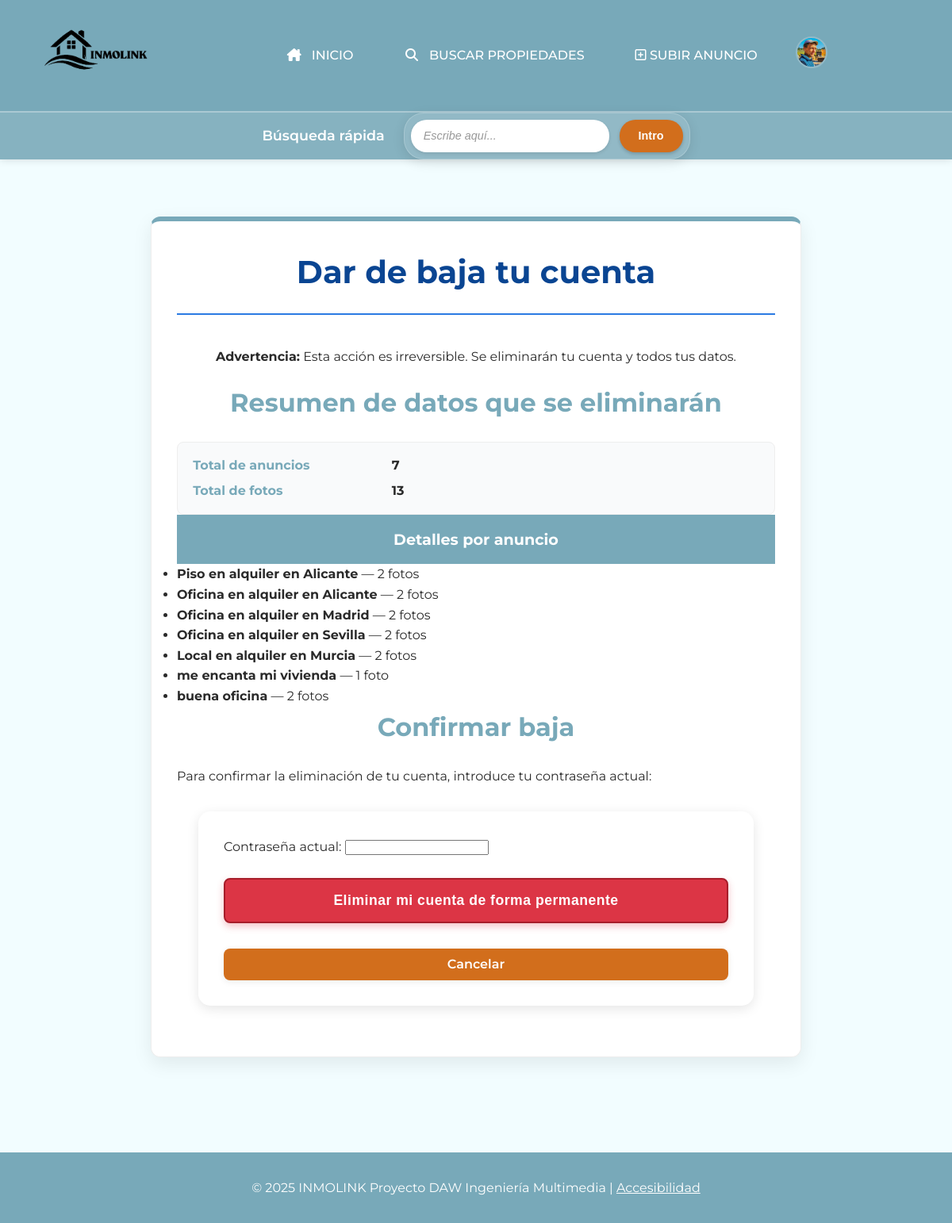
Page /respuesta_baja.php (signed in) on the committed database.
### tables this page shows
CREATE TABLE `anuncios` (
  `IdAnuncio` int(11) NOT NULL,
  `TAnuncio` smallint(5) UNSIGNED DEFAULT NULL,
  `TVivienda` smallint(5) UNSIGNED DEFAULT NULL,
  `FPrincipal` varchar(255) DEFAULT NULL,
  `Alternativo` varchar(255) NOT NULL,
  `Titulo` varchar(255) DEFAULT NULL,
  `Precio` decimal(12,2) DEFAULT NULL,
  `Texto` text DEFAULT NULL,
  `Ciudad` varchar(255) DEFAULT NULL,
  `Pais` int(11) DEFAULT NULL,
  `Superficie` decimal(10,2) DEFAULT NULL,
  `NHabitaciones` int(11) DEFAULT NULL,
  `NBanyos` int(11) DEFAULT NULL,
  `Planta` int(11) DEFAULT NULL,
  `Anyo` int(11) DEFAULT NULL,
  `FRegistro` datetime NOT NULL DEFAULT current_timestamp(),
  `Usuario` int(11) DEFAULT NULL
);

### respuesta_baja.php (the view, shortened to what this page needs)
<?php
if (!function_exists('h')) { function h($v){ return htmlspecialchars($v ?? '', ENT_QUOTES, 'UTF-8'); } }
$usuario_id = isset($_SESSION['usuario_id']) ? (int)$_SESSION['usuario_id'] : 0;
$db = get_db();
        ?>
        <?php
try {
    $stmt = $db->prepare('SELECT IdAnuncio, Titulo FROM anuncios WHERE Usuario = ? ORDER BY IdAnuncio');
    $stmt->bind_param('i', $usuario_id);
    $stmt->execute();
    $res = $stmt->get_result();
    $anuncios = [];
    while ($row = $res->fetch_assoc()) {
        $anuncios[] = $row;
    }
    $anuncios_detalle = [];
    $total_fotos = 0;
    if (!empty($anuncios)) {
        $stmt_fotos = $db->prepare('SELECT COUNT(*) as num_fotos FROM fotos WHERE Anuncio = ?');
        foreach ($anuncios as $anuncio) {
            $id_anuncio = (int)$anuncio['IdAnuncio'];
            $stmt_fotos->bind_param('i', $id_anuncio);
            $stmt_fotos->execute();
            $res_fotos = $stmt_fotos->get_result();
            $row_fotos = $res_fotos->fetch_assoc();
            $num_fotos = (int)($row_fotos['num_fotos'] ?? 0);
            $anuncios_detalle[] = [
                'id' => $id_anuncio,
                'titulo' => $anuncio['Titulo'],
                'fotos' => $num_fotos
            ];
            $total_fotos += $num_fotos;
        }
    }
    $num_anuncios = count($anuncios);
} catch (Exception $ex) {
    error_log('Error obteniendo resumen: ' . $ex->getMessage());
    $anuncios_detalle = [];
    $num_anuncios = 0;
    $total_fotos = 0;
}
require_once __DIR__ . '/includes/cabecera.php';
?>
<main>
    <article class="mensaje-contenedor">
        <header>
            <h1>Dar de baja tu cuenta</h1>
            <p class="lead"><strong>Advertencia:</strong> Esta acción es irreversible. Se eliminarán tu cuenta y todos tus datos.</p>
        </header>
        <section aria-labelledby="resumen-datos">
            <h2 id="resumen-datos">Resumen de datos que se eliminarán</h2>
            <dl>
                <dt>Total de anuncios</dt>
                <dd><strong><?php echo (int)$num_anuncios; ?></strong></dd>
                <dt>Total de fotos</dt>
                <dd><strong><?php echo (int)$total_fotos; ?></strong></dd>
            </dl>
            <?php if (!empty($anuncios_detalle)): ?>
                <h3>Detalles por anuncio</h3>
                <ul>
                <?php foreach ($anuncios_detalle as $ad): ?>
                    <li>
                        <strong><?php echo h($ad['titulo']); ?></strong>
                        — <?php echo (int)$ad['fotos']; ?> foto<?php echo $ad['fotos'] !== 1 ? 's' : ''; ?>
                    </li>
                <?php endforeach; ?>
                </ul>
            <?php else: ?>
                <p><em>No tienes anuncios registrados.</em></p>
            <?php endif; ?>
        </section>
        <section aria-labelledby="confirmar-baja">
            <h2 id="confirmar-baja">Confirmar baja</h2>
            <p>Para confirmar la eliminación de tu cuenta, introduce tu contraseña actual:</p>
            <form action="/daw/respuesta_baja" method="post" novalidate>
                <label for="password">Contraseña actual:</label>
                <input type="password" id="password" name="password" required>
                <br><br>
                <div class="contenedor-botones-baja">
                    <button type="submit" name="confirmar_baja" value="1" class="boton-baja-peligro">
                         Eliminar mi cuenta de forma permanente
                    </button>
                    <a href="/daw/mi_perfil" class="boton-enlace">Cancelar</a>
                </div>
            </form>
        </section>
    </article>
</main>
<?php require_once __DIR__ . '/includes/pie.php'; ?>

### css/inmolink.css (style rules this page uses)
article { background-color: #fff; border-radius: 12px; box-shadow: 0 4px 12px rgba(0,0,0,0.1); overflow: hidden; transition: var(--transicion); border: 1px solid #eee; }
article h3 { background-color: var(--color-secundario); color: #fff; padding: 1rem; margin: 0; font-size: 1.2rem; text-align: center; }
article a { display: block; padding: 1rem; text-align: center; }
.boton-enlace { background: var(--color-primario); color: #fff; padding: 0.45rem 0.8rem; border-radius: 8px; text-decoration: none; display: inline-block; font-weight: 600; }
form { background: #fff; padding: 2rem; border-radius: 15px; box-shadow: 0 4px 15px rgba(0,0,0,0.1); max-width: 700px; margin: 2rem auto; transition: var(--transicion); }
form, fieldset, .radio-group, .radio-group label, fieldset label { min-width: 0; }
body { overflow-x: hidden; }
.mensaje-contenedor { background-color: #fff; padding: 2rem; border-radius: 12px; box-shadow: 0 8px 25px rgba(0,0,0,0.08); max-width: 820px; margin: 2.5rem auto; border-top: 6px solid var(--color-secundario); }
.mensaje-contenedor header { display: block; grid-template-columns: none; grid-template-rows: none; grid-template-areas: none; align-items: initial; padding: 0; box-shadow: none; text-align: center; background: none !important; color: inherit !important; margin-bottom: 1rem; }
.mensaje-contenedor .lead { margin-top: 0.4rem; margin-bottom: 1.2rem; color: var(--color-texto); font-size: 1rem; }
.mensaje-contenedor dl { display: grid; grid-template-columns: 1fr 2fr; gap: 0.4rem 1.2rem; background: #f9fafb; padding: 1rem 1.2rem; border-radius: 8px; border: 1px solid #eee; }
.mensaje-contenedor dt { font-weight: 700; color: var(--color-secundario); align-self: start; }
.mensaje-contenedor dd { margin: 0; color: var(--color-texto); }
.mensaje-contenedor dd, .mensaje-contenedor dd output, .mensaje-contenedor dd .field-value { white-space: pre-wrap; overflow-wrap: break-word; word-break: break-word; display: block; }
.contenedor-botones-baja { display: flex; flex-direction: column; gap: 1rem; }
.boton-baja-peligro { display: block; width: 100%; background-color: #dc3545; color: #fff; font-weight: 700; font-size: 1.1rem; border: 2px solid #a71d2a; border-radius: 8px; padding: 1rem; cursor: pointer; transition: all 0.3s ease; box-shadow: 0 4px 10px rgba(220, 53, 69, 0.3); text-align: center; letter-spacing: 0.5px; }

### css/noche.css (style rules this page uses)
html { filter: invert(1) hue-rotate(180deg); background-color: #111; }

### css/alto_contraste.css (style rules this page uses)
:root { --color-primario: #fead0a; --color-secundario: #004080; --color-acento: #ffea00; --color-texto: #000000; --color-fondo: #e6d257; --color-footer-bg: #002b5c; --color-footer-texto: #ffe62d; --color-mensaje-fondo: #f2f2f2; --color-mensaje-texto: #000000; --color-mensaje-borde: #000000; }

### css/texto_grande.css (style rules this page uses)
p, li, dd { margin-bottom: 0.8em; }
a { text-decoration: underline; text-underline-offset: 0.2em; text-decoration-thickness: 2px; }
:where(a, button, input, select, textarea, summary, [tabindex]) :focus-visible { outline: 3px solid var(--color-secundario); outline-offset: 3px; }
:where(a, button, input[type="button"], input[type="submit"], input[type="reset"], .boton-enlace) { min-height: 44px; min-width: 44px; }
.boton-enlace { font-size: 1.1em; padding: 0.9em 1.6em; }
article h3 { font-size: 1.4rem; }
main { padding: 2.2rem; }

### css/texto_grande_dislexia.css (style rules this page uses)
body { font-family: 'OpenDyslexic', system-ui, -apple-system, Segoe UI, Roboto, Arial, sans-serif; line-height: 1.8; }

### css/variables.css (style rules this page uses)
:root { --color-primario: #d26e1c; --color-secundario: #78a9b9; --color-terciario: #39c1da; --color-texto: #2a2a2a; --color-fondo: #f2fdff; --color-footer-bg: #78a9b9; --color-footer-texto: #ffffff; --transicion: all 0.3s ease; --color-mensaje-fondo: #f9f9f9; --color-mensaje-texto: #333; --color-mensaje-borde: #d26e1c; }

### css/base.css (style rules this page uses)
* { box-sizing: border-box; margin: 0; padding: 0; }
body { font-family: 'Montserrat', sans-serif; background-color: var(--color-fondo); color: var(--color-texto); line-height: 1.6; }
a { text-decoration: none; color: inherit; }
.boton-enlace { display: inline-block; background: var(--color-secundario); color: #fff; padding: 0.7em 1.5em; border-radius: 25px; font-weight: 600; text-align: center; text-decoration: none; box-shadow: 0 2px 8px rgba(0,0,0,0.08); transition: background 0.2s, color 0.2s, transform 0.2s; margin-top: 1em; }

### rows in the picture
anuncios: Titulo "Piso en alquiler en Alicante", fotos "2"
anuncios: Titulo "Oficina en alquiler en Alicante", fotos "2"
anuncios: Titulo "Oficina en alquiler en Madrid", fotos "2"
anuncios: Titulo "Oficina en alquiler en Sevilla", fotos "2"
anuncios: Titulo "Local en alquiler en Murcia", fotos "2"
anuncios: Titulo "me encanta mi vivienda", fotos "1"
anuncios: Titulo "buena oficina", fotos "2"

### other values in the picture
$num_anuncios "7"
$total_fotos "13"
